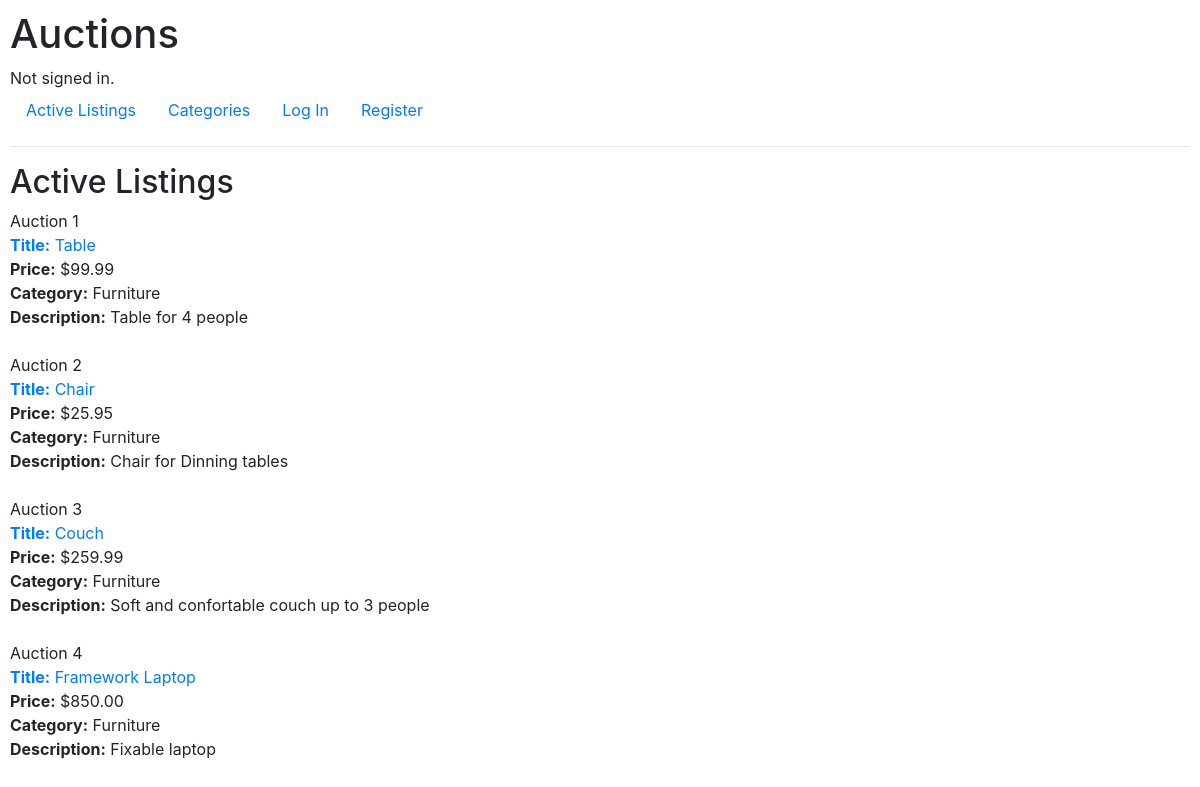
The app's page /, older data.
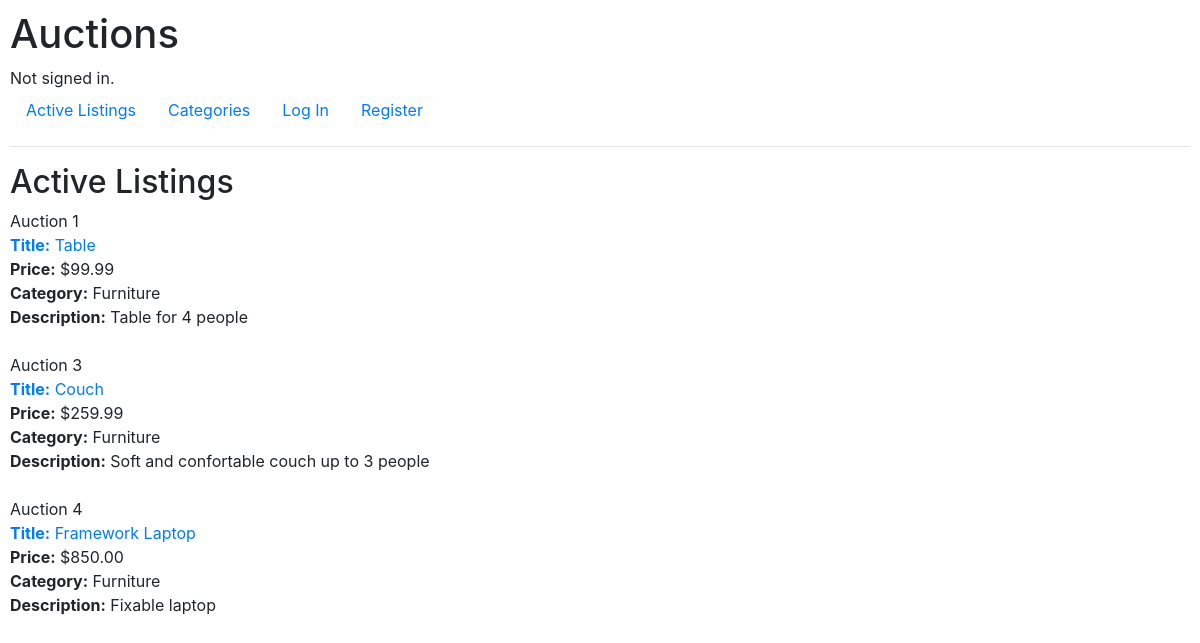
The same page, newer data.
### auctions/models.py (models this page shows, shortened)
class AuctionListing(models.Model):
    user = models.ForeignKey(User, on_delete=models.CASCADE, related_name="users")
    title = models.CharField(max_length=45) #or 50
    description = models.TextField(max_length=450)
    category = models.ForeignKey(Category, on_delete=models.CASCADE, blank=True, related_name="category")
    price = models.DecimalField(max_digits=9, decimal_places=2, default=1)
    date = models.DateTimeField(auto_now_add=True)
    img_url = models.URLField(blank=True, default="https://placeholder.pics/svg/300/FBFFBC-C7FF63/000000-9BA6FF/example%20image") # Check
    state = models.BooleanField(default=False)

class Category(models.Model): # Optional for the user
    name = models.CharField(max_length=20, blank=True)
    class meta:
        verbose_name_singular = "Category"
        verbose_name_plural = "Categories" # trying to change the name of the table
    def __str__(self):
        return self.name

### auctions/views.py (the view)
# urls.py: path("", views.index, name="index"),
def index(request):
    return render(request, "auctions/index.html", {
        "auctions": AuctionListing.objects.all()
    })

### auctions/templates/auctions/index.html (shortened to what this page needs)
{% extends "auctions/layout.html" %}
{% block body %}
    <h2>Active Listings</h2>
    {% if auctions %}
        {% for auction in auctions %}
            {% if auction.state == False %}
            <div>
                Auction {{ auction.id }} <br>
                <div><a href="{% url 'auction' auction.id %}"><strong>Title:</strong> {{ auction.title }}</a></div>
                <div><strong>Price:</strong> ${{ auction.price }}</div>
                <div><strong>Category:</strong> {{ auction.category }}</div>
                <div><strong>Description:</strong> {{ auction.description }}</div>
            </div> <br>
            {% endif %}
        {% endfor %}
    {% else %}
        No auctions
    {% endif %}
{% endblock %}

Row changes from the older to the newer data that the page shows:
no longer on this page (row edited): AuctionListing: id "2", title "Chair", price "25.95", category "Furniture", description "Chair for Dinning tables"
